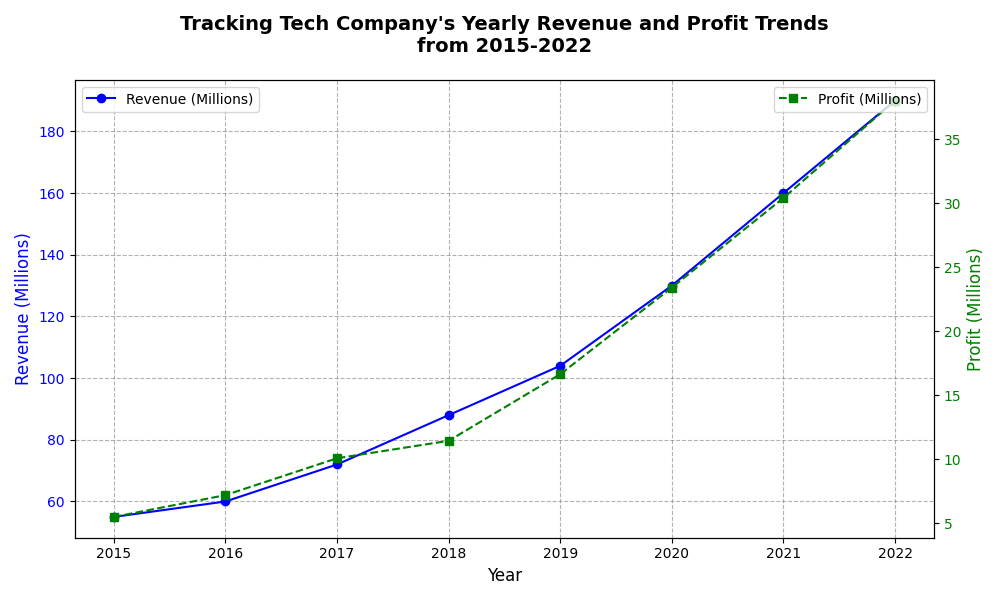

Reproduce this figure in Python.
import matplotlib.pyplot as plt
import numpy as np

# Backstory:
# "Tracking Tech Company's Yearly Revenue and Profit Trends from 2015-2022"
# A tech company has been steadily growing over the past years. We want to track and visualize 
# both their revenue and profit margins over time to identify trends.

# Data for revenue (in millions) and profit margin (in percentage) from 2015 to 2022
years = np.arange(2015, 2023)

# Manually constructed data (no random values as requested)
revenue = [55, 60, 72, 88, 104, 130, 160, 190]
profit_margin = [10, 12, 14, 13, 16, 18, 19, 20]  # in percentage

# Convert profit margin to actual profit in millions
profit = [r * p / 100 for r, p in zip(revenue, profit_margin)]

# Create the plot
fig, ax1 = plt.subplots(figsize=(10, 6))

# Plot revenue data
ax1.plot(years, revenue, color='blue', marker='o', linestyle='-', label="Revenue (Millions)")
ax1.set_xlabel('Year', fontsize=12)
ax1.set_ylabel('Revenue (Millions)', color='blue', fontsize=12)
ax1.tick_params(axis='y', labelcolor='blue')

# Create a second y-axis for profit
ax2 = ax1.twinx()
ax2.plot(years, profit, color='green', marker='s', linestyle='--', label="Profit (Millions)")
ax2.set_ylabel('Profit (Millions)', color='green', fontsize=12)
ax2.tick_params(axis='y', labelcolor='green')

# Titles and labels
plt.title("Tracking Tech Company's Yearly Revenue and Profit Trends\nfrom 2015-2022",
          fontsize=14, fontweight='bold', pad=20)
ax1.legend(loc='upper left', fontsize=10)
ax2.legend(loc='upper right', fontsize=10)

# Grid for better readability
ax1.grid(True, linestyle='--', color='grey', alpha=0.6)

# Optimize layout
plt.tight_layout()

# Show plot
plt.show()
